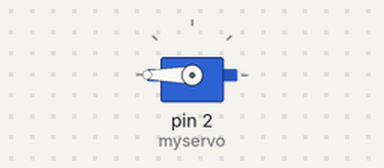
Recording of a sketch running on a simulated Arduino Uno, built with avr-gcc and run on an emulated ATmega328P. Parts: servo.

Above: at 1.05 s.
Timing chart, 0 to 4.0 s (numbered marks = the images above):
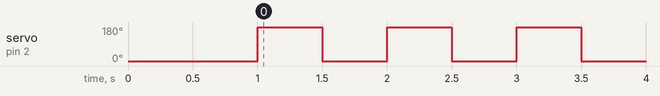

Measured:
- by itself, servo on pin 2 (myservo): alternates 180° for 0.50 s and 0° for 0.50 s

The sketch:

servo.ino
```cpp
#include <Servo.h>

Servo myservo;

void setup()
{
  myservo.attach(2);
  myservo.write(0);
  delay(1000);
}
void loop()
{
  myservo.write(180);
  delay(500);
  myservo.write(0);
  delay(500);
}
```
